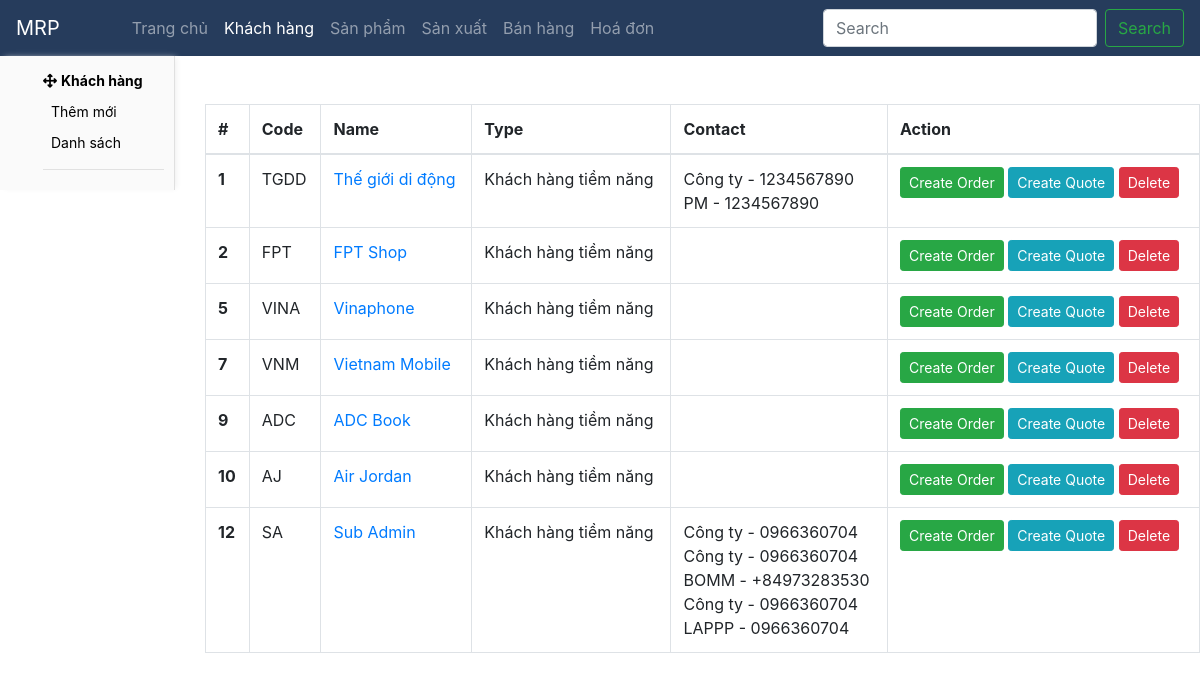
Page /customer/customer_potential_list on the committed database.
### core/models.py (models this page shows, shortened)
class Customer(models.Model):
    class Meta:
        ordering = ['created_at']
    name = models.CharField(max_length=50)
    code = models.CharField(max_length=5, blank=True, null=True, unique=True)
    logo = models.ImageField(upload_to='company_logo/', blank=True, null=True, default='company_logo/default.jpg')
    type = models.CharField(max_length=50, choices=CUSTOMER_TYPE, default='Khách hàng')
    zip_code = models.CharField(max_length=50, blank=True, null=True)
    size = models.CharField(max_length=50, choices=COMPANY_SIZE, blank=True, null=True)
    status = models.CharField(max_length=50, choices=CUSTOMER_STATUS, default='Active')
    note = models.TextField(max_length=1000, blank=True, null=True)
    created_at = models.DateTimeField(auto_now_add=True, blank=True, null=True)

class CustomerContact(models.Model):
    label = models.CharField(max_length=50)
    address = models.CharField(max_length=50)
    phone = models.CharField(max_length=50)
    customer = models.ForeignKey(Customer, on_delete=models.CASCADE, related_name='customer_contact')

### core/views.py (the view)
# urls.py: path('customer/customer_potential_list', customer_potential_list, name='customer_potential_list'),
def customer_potential_list(request):
    return render(request, 'customer/customer_potential_list.html', {'customers': Customer.objects.filter(type='Khách hàng tiềm năng'), })

### core/templates/customer/customer_potential_list.html (shortened to what this page needs)
{% extends "base.html" %}
{% block sidebar %}
  {% include "sidebar/customer.html" %}
{% endblock sidebar %}
{% block content %}
  <table class="table table-bordered mt-5">
    <thead>
      <tr>
        <th scope="col">#</th>
        <th scope="col">Code</th>
        <th scope="col">Name</th>
        <th scope="col">Type</th>
        <th scope="col">Contact</th>
        <th scope="col">Action</th>
      </tr>
    </thead>
    <tbody>
      {% for customer in customers %}
        <tr>
          <th scope="row">{{ customer.id }}</th>
          <td>{{ customer.code }}</td>
          <td><a href="{% url 'customer_detail' customer.id %}">{{ customer.name }}</a></td>
          <td>{{ customer.type }}</td>
          <td>{% for contact in customer.customer_contact.all %}<div>{{ contact.label }} - {{ contact.phone }}</div>{% endfor %}</td>
          <td>
            <a href="{% url 'order_add' customer.id %}" class="btn btn-sm btn-success">Create Order</a>
            <a href="#" class="btn btn-sm btn-info">Create Quote</a>
            <a class="btn btn-sm btn-danger" onclick="confirm('delete?')?window.location.href='{% url 'customer_delete' customer.id %}':">Delete</a>
          </td>
        </tr>
      {% endfor %}
    </tbody>
  </table>
{% endblock content %}

### rows in the picture
Customer: id "1", code "TGDD", name "Thế giới di động", type "Khách hàng tiềm năng"
CustomerContact: label "Công ty", phone "1234567890"
CustomerContact: label "PM", phone "1234567890"
Customer: id "2", code "FPT", name "FPT Shop", type "Khách hàng tiềm năng"
Customer: id "5", code "VINA", name "Vinaphone", type "Khách hàng tiềm năng"
Customer: id "7", code "VNM", name "Vietnam Mobile", type "Khách hàng tiềm năng"
Customer: id "9", code "ADC", name "ADC Book", type "Khách hàng tiềm năng"
Customer: id "10", code "AJ", name "Air Jordan", type "Khách hàng tiềm năng"
Customer: id "12", code "SA", name "Sub Admin", type "Khách hàng tiềm năng"
CustomerContact: label "Công ty", phone "0966360704"
CustomerContact: label "Công ty", phone "0966360704"
CustomerContact: label "BOMM", phone "+84973283530"
CustomerContact: label "Công ty", phone "0966360704"
CustomerContact: label "LAPPP", phone "0966360704"
